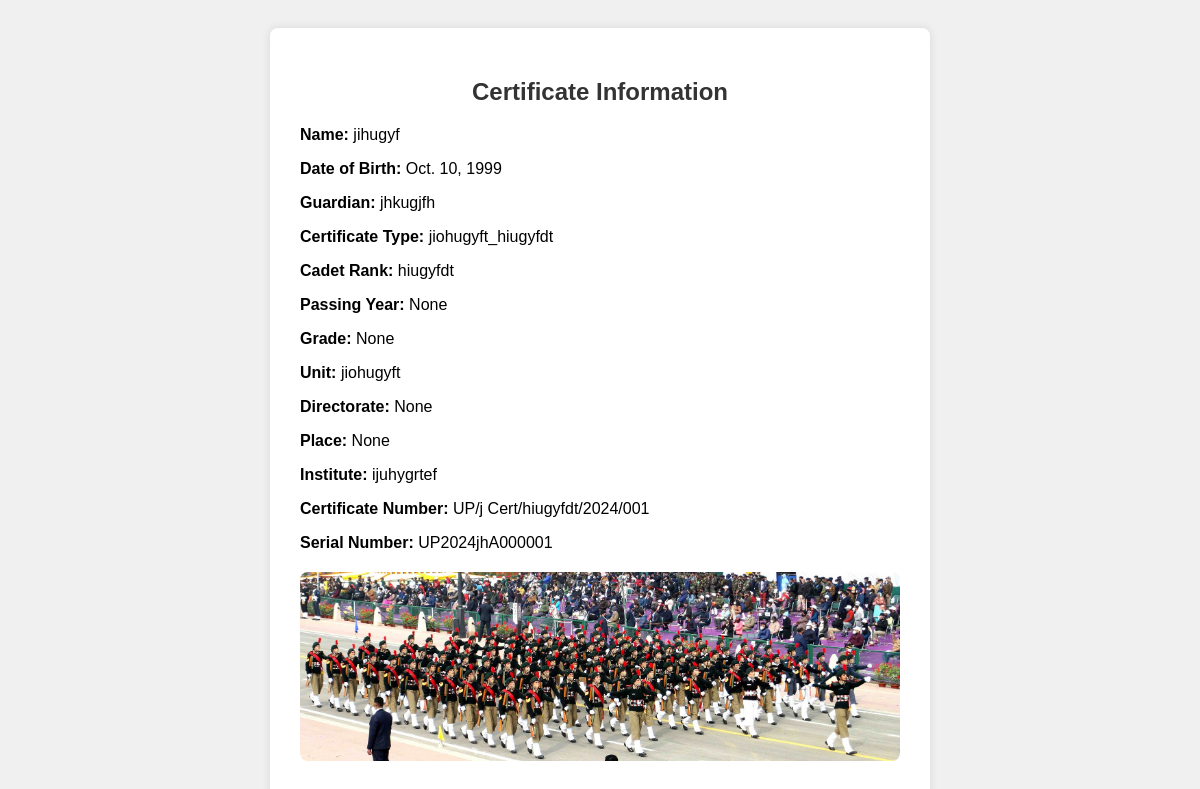
Page /qr_scan/1/ on the committed database.
### mainapp/models.py (models this page shows, shortened)
class Certificate(models.Model):
    CERTIFICATE_TYPE_CHOICES = [
        ('A_Army', 'A Army'),
        ('A_AirForce', 'A AirForce'),
        ('A_Navy', 'A Navy'),
        ('B_AirForce', 'B AirForce'),
        ('B_Army', 'B Army'),
        ('B_Navy', 'B Navy'),
        ('C_Army', 'C Army'),
    ]
    Name = models.CharField(max_length=100, null=True, blank=True)
    DOB = models.DateField(null=True, blank=True)
    Guardian = models.CharField(max_length=100, null=True, blank=True)
    CertificateType = models.CharField(max_length=20, choices=CERTIFICATE_TYPE_CHOICES, null=True, blank=True)
    CadetRank = models.CharField(max_length=20, null=True, blank=True)
    PassingYear = models.IntegerField(null=True, blank=True)
    Grade = models.CharField(max_length=10, null=True, blank=True)
    Unit = models.CharField(max_length=50, null=True, blank=True)
    Directorate = models.CharField(max_length=50, null=True, blank=True)
    Place = models.CharField(max_length=100, null=True, blank=True)
    Institute = models.CharField(max_length=100, null=True, blank=True)
    certificate_number = models.CharField(max_length=50, null=True, blank=True)
    serial_number = models.CharField(max_length=50, null=True, blank=True)
    user_image = models.ImageField(upload_to='media/', null=True, blank=True)
    qr_code = models.ImageField(upload_to='qr_codes/', blank=True)
    final_certificate = models.ImageField(upload_to='media/certificates/', null=True, blank=True)
    is_duplicate = models.BooleanField(default=False)
    reviewer_ceo = models.ForeignKey(settings.AUTH_USER_MODEL, related_name='ceo_reviews', on_delete=models.SET_NULL, null=True, blank=True)
    reviewer_register_head = models.ForeignKey(settings.AUTH_USER_MODEL, related_name='register_head_reviews', on_delete=models.SET_NULL, null=True, blank=True)
    reviewer_staff = models.ForeignKey(settings.AUTH_USER_MODEL, related_name='staff_reviews', on_delete=models.SET_NULL, null=True, blank=True)
    ceo_review_status = models.BooleanField(null=True, blank=True)
    register_head_review_status = models.BooleanField(null=True, blank=True)
    staff_review_status = models.BooleanField(null=True, blank=True)
    signature_image = models.ImageField(upload_to='signatures/', null=True, blank=True)
    is_signed = models.BooleanField(default=False)

### mainapp/views.py (the view)
# urls.py: path('qr_scan/<int:certificate_id>/',qr_scan_view, name='qr_scan'),
def qr_scan_view(request, certificate_id):
    certificate = get_object_or_404(Certificate, pk=certificate_id)
    return render(request, 'qr_scan_popup.html', {'certificate': certificate})

### mainapp/templates/qr_scan_popup.html (shortened to what this page needs)
<!DOCTYPE html>
<html lang="en">
<head>
</head>
<body>
    <div class="certificate-info">
        <h2>Certificate Information</h2>
        <p><strong>Name:</strong> {{ certificate.Name }}</p>
        <p><strong>Date of Birth:</strong> {{ certificate.DOB }}</p>
        <p><strong>Guardian:</strong> {{ certificate.Guardian }}</p>
        <p><strong>Certificate Type:</strong> {{ certificate.CertificateType }}</p>
        <p><strong>Cadet Rank:</strong> {{ certificate.CadetRank }}</p>
        <p><strong>Passing Year:</strong> {{ certificate.PassingYear }}</p>
        <p><strong>Grade:</strong> {{ certificate.Grade }}</p>
        <p><strong>Unit:</strong> {{ certificate.Unit }}</p>
        <p><strong>Directorate:</strong> {{ certificate.Directorate }}</p>
        <p><strong>Place:</strong> {{ certificate.Place }}</p>
        <p><strong>Institute:</strong> {{ certificate.Institute }}</p>
        <p><strong>Certificate Number:</strong> {{ certificate.certificate_number }}</p>
        <p><strong>Serial Number:</strong> {{ certificate.serial_number }}</p>
        {% if certificate.user_image %}
            <img src="{{ certificate.user_image.url }}" alt="User Image">
        {% endif %}
    </div>
</body>
</html>

### mainapp/templates/qr_scan_popup.html (style rules this page uses)
body { font-family: Arial, sans-serif; background-color: #f0f0f0; padding: 20px; }
.certificate-info { max-width: 600px; margin: 0 auto; background-color: #fff; padding: 30px; border-radius: 8px; box-shadow: 0 0 10px rgba(0,0,0,0.1); }
.certificate-info h2 { text-align: center; color: #333; }
.certificate-info p { margin-bottom: 10px; }
.certificate-info img { display: block; margin: 20px auto; max-width: 100%; height: auto; border-radius: 8px; }

### rows in the picture
Certificate: Name "jihugyf", DOB "Oct. 10, 1999", Guardian "jhkugjfh", CertificateType "jiohugyft_hiugyfdt", CadetRank "hiugyfdt", PassingYear "None", Grade "None", Unit "jiohugyft", Directorate "None", Place "None", Institute "ijuhygrtef", certificate_number "UP/j Cert/hiugyfdt/2024/001", serial_number "UP2024jhA000001", user_image (picture)
